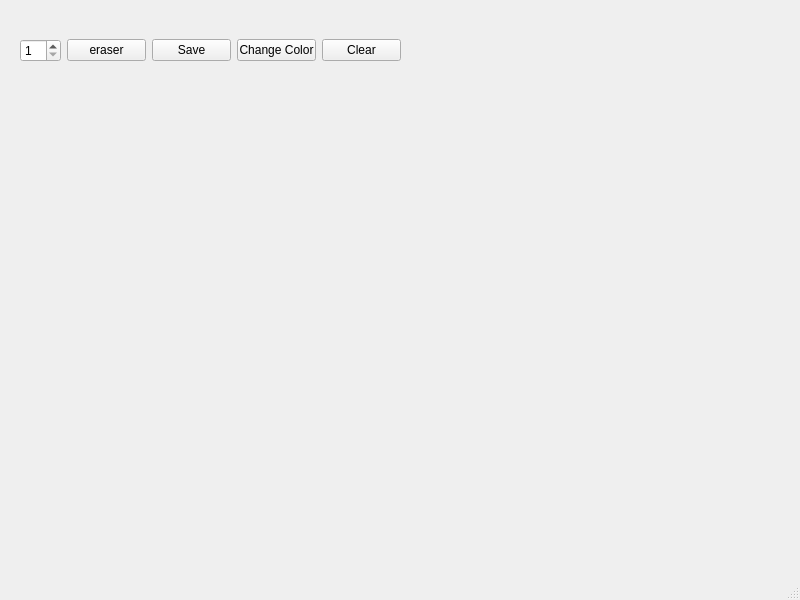
<?xml version="1.0" encoding="UTF-8"?>
<ui version="4.0">
 <class>MainWindow</class>
 <widget class="QMainWindow" name="MainWindow">
  <property name="geometry">
   <rect>
    <x>0</x>
    <y>0</y>
    <width>800</width>
    <height>600</height>
   </rect>
  </property>
  <property name="windowTitle">
   <string>MainWindow</string>
  </property>
  <widget class="QWidget" name="centralwidget">
   <widget class="QWidget" name="horizontalLayoutWidget">
    <property name="geometry">
     <rect>
      <x>20</x>
      <y>10</y>
      <width>381</width>
      <height>81</height>
     </rect>
    </property>
    <layout class="QHBoxLayout" name="horizontalLayout">
     <item>
      <widget class="QSpinBox" name="sizeSpinBox">
       <property name="minimum">
        <number>1</number>
       </property>
       <property name="maximum">
        <number>20</number>
       </property>
       <property name="singleStep">
        <number>1</number>
       </property>
      </widget>
     </item>
     <item>
      <widget class="QPushButton" name="pushButton">
       <property name="text">
        <string>eraser</string>
       </property>
      </widget>
     </item>
     <item>
      <widget class="QPushButton" name="saveButton">
       <property name="text">
        <string>Save</string>
       </property>
      </widget>
     </item>
     <item>
      <widget class="QPushButton" name="colorButton">
       <property name="text">
        <string>Change Color</string>
       </property>
      </widget>
     </item>
     <item>
      <widget class="QPushButton" name="clearButton">
       <property name="text">
        <string>Clear</string>
       </property>
      </widget>
     </item>
    </layout>
   </widget>
   <widget class="QWidget" name="widget" native="true">
    <property name="geometry">
     <rect>
      <x>10</x>
      <y>110</y>
      <width>471</width>
      <height>211</height>
     </rect>
    </property>
   </widget>
  </widget>
  <widget class="QMenuBar" name="menubar">
   <property name="geometry">
    <rect>
     <x>0</x>
     <y>0</y>
     <width>800</width>
     <height>22</height>
    </rect>
   </property>
  </widget>
  <widget class="QStatusBar" name="statusbar"/>
 </widget>
 <resources/>
 <connections/>
</ui>
